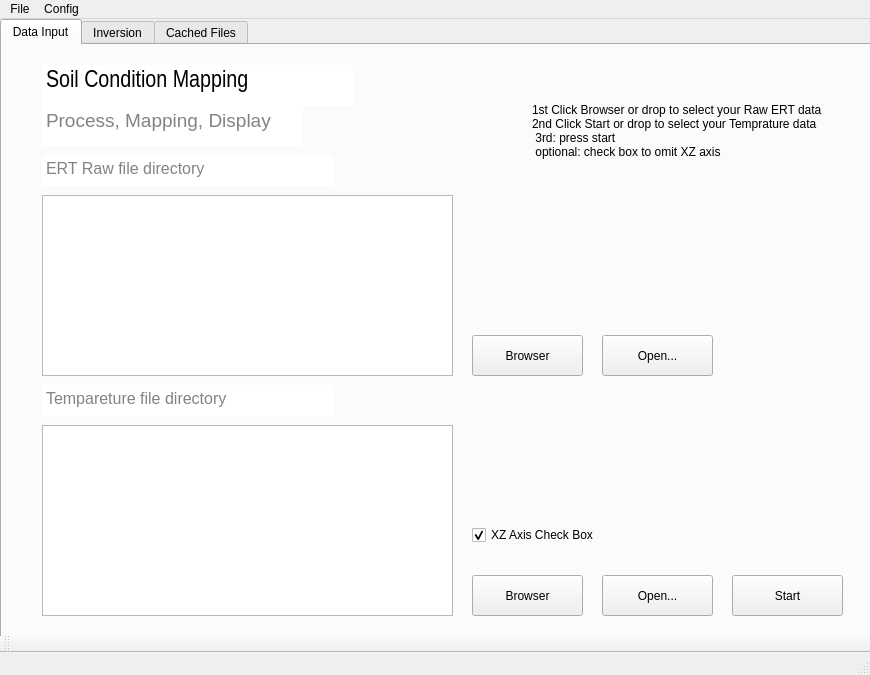
<?xml version="1.0" encoding="UTF-8"?>
<ui version="4.0">
 <class>MainWindow</class>
 <widget class="QMainWindow" name="MainWindow">
  <property name="geometry">
   <rect>
    <x>0</x>
    <y>0</y>
    <width>870</width>
    <height>675</height>
   </rect>
  </property>
  <property name="minimumSize">
   <size>
    <width>870</width>
    <height>675</height>
   </size>
  </property>
  <property name="maximumSize">
   <size>
    <width>870</width>
    <height>675</height>
   </size>
  </property>
  <property name="windowTitle">
   <string>MainWindow</string>
  </property>
  <widget class="QWidget" name="centralwidget">
   <property name="styleSheet">
    <string notr="true">QWidget#labelDropArea {
    background-color: #D3D3D3; 
    border: 2px dashed white; 
}
</string>
   </property>
   <widget class="QTabWidget" name="tabWidget">
    <property name="geometry">
     <rect>
      <x>0</x>
      <y>0</y>
      <width>881</width>
      <height>661</height>
     </rect>
    </property>
    <property name="locale">
     <locale language="English" country="Australia"/>
    </property>
    <property name="currentIndex">
     <number>0</number>
    </property>
    <widget class="QWidget" name="DataInputTab">
     <property name="locale">
      <locale language="English" country="Australia"/>
     </property>
     <attribute name="title">
      <string>Data Input</string>
     </attribute>
     <widget class="QTextEdit" name="textEditProcessedTxtPreview">
      <property name="geometry">
       <rect>
        <x>40</x>
        <y>150</y>
        <width>411</width>
        <height>181</height>
       </rect>
      </property>
     </widget>
     <widget class="QTextEdit" name="textEdit_4">
      <property name="geometry">
       <rect>
        <x>40</x>
        <y>110</y>
        <width>291</width>
        <height>31</height>
       </rect>
      </property>
      <property name="styleSheet">
       <string notr="true">QTextEdit {
    border: none;
}</string>
      </property>
      <property name="html">
       <string>&lt;!DOCTYPE HTML PUBLIC &quot;-//W3C//DTD HTML 4.0//EN&quot; &quot;http://www.w3.org/TR/REC-html40/strict.dtd&quot;&gt;
&lt;html&gt;&lt;head&gt;&lt;meta name=&quot;qrichtext&quot; content=&quot;1&quot; /&gt;&lt;meta charset=&quot;utf-8&quot; /&gt;&lt;style type=&quot;text/css&quot;&gt;
p, li { white-space: pre-wrap; }
hr { height: 1px; border-width: 0; }
li.unchecked::marker { content: &quot;\2610&quot;; }
li.checked::marker { content: &quot;\2612&quot;; }
&lt;/style&gt;&lt;/head&gt;&lt;body style=&quot; font-family:'Segoe UI'; font-size:9pt; font-weight:400; font-style:normal;&quot;&gt;
&lt;p style=&quot; margin-top:0px; margin-bottom:0px; margin-left:0px; margin-right:0px; -qt-block-indent:0; text-indent:0px;&quot;&gt;&lt;span style=&quot; font-family:'Consolas'; font-size:12pt; color:#838383;&quot;&gt;ERT Raw file directory&lt;/span&gt;&lt;/p&gt;&lt;/body&gt;&lt;/html&gt;</string>
      </property>
     </widget>
     <widget class="QPushButton" name="pushButtonStartDataProcessing">
      <property name="geometry">
       <rect>
        <x>730</x>
        <y>530</y>
        <width>111</width>
        <height>41</height>
       </rect>
      </property>
      <property name="text">
       <string>Start</string>
      </property>
     </widget>
     <widget class="QTextEdit" name="textEdit">
      <property name="geometry">
       <rect>
        <x>40</x>
        <y>20</y>
        <width>311</width>
        <height>41</height>
       </rect>
      </property>
      <property name="font">
       <font>
        <family>Arial Narrow</family>
        <pointsize>14</pointsize>
        <bold>true</bold>
       </font>
      </property>
      <property name="styleSheet">
       <string notr="true">QTextEdit {
    border: none;
}</string>
      </property>
      <property name="html">
       <string>&lt;!DOCTYPE HTML PUBLIC &quot;-//W3C//DTD HTML 4.0//EN&quot; &quot;http://www.w3.org/TR/REC-html40/strict.dtd&quot;&gt;
&lt;html&gt;&lt;head&gt;&lt;meta name=&quot;qrichtext&quot; content=&quot;1&quot; /&gt;&lt;meta charset=&quot;utf-8&quot; /&gt;&lt;style type=&quot;text/css&quot;&gt;
p, li { white-space: pre-wrap; }
hr { height: 1px; border-width: 0; }
li.unchecked::marker { content: &quot;\2610&quot;; }
li.checked::marker { content: &quot;\2612&quot;; }
&lt;/style&gt;&lt;/head&gt;&lt;body style=&quot; font-family:'Arial Narrow'; font-size:14pt; font-weight:700; font-style:normal;&quot;&gt;
&lt;p style=&quot; margin-top:0px; margin-bottom:0px; margin-left:0px; margin-right:0px; -qt-block-indent:0; text-indent:0px;&quot;&gt;&lt;span style=&quot; font-family:'Consolas'; font-size:18pt; font-weight:400;&quot;&gt;Soil Condition Mapping&lt;/span&gt;&lt;/p&gt;&lt;/body&gt;&lt;/html&gt;</string>
      </property>
     </widget>
     <widget class="QTextEdit" name="textEdit_2">
      <property name="geometry">
       <rect>
        <x>40</x>
        <y>60</y>
        <width>261</width>
        <height>41</height>
       </rect>
      </property>
      <property name="styleSheet">
       <string notr="true">QTextEdit {
    border: none;
}</string>
      </property>
      <property name="html">
       <string>&lt;!DOCTYPE HTML PUBLIC &quot;-//W3C//DTD HTML 4.0//EN&quot; &quot;http://www.w3.org/TR/REC-html40/strict.dtd&quot;&gt;
&lt;html&gt;&lt;head&gt;&lt;meta name=&quot;qrichtext&quot; content=&quot;1&quot; /&gt;&lt;meta charset=&quot;utf-8&quot; /&gt;&lt;style type=&quot;text/css&quot;&gt;
p, li { white-space: pre-wrap; }
hr { height: 1px; border-width: 0; }
li.unchecked::marker { content: &quot;\2610&quot;; }
li.checked::marker { content: &quot;\2612&quot;; }
&lt;/style&gt;&lt;/head&gt;&lt;body style=&quot; font-family:'Segoe UI'; font-size:9pt; font-weight:400; font-style:normal;&quot;&gt;
&lt;p style=&quot; margin-top:0px; margin-bottom:0px; margin-left:0px; margin-right:0px; -qt-block-indent:0; text-indent:0px;&quot;&gt;&lt;span style=&quot; font-family:'Consolas'; font-size:14pt; color:#838383;&quot;&gt;Process, Mapping, Display&lt;/span&gt;&lt;/p&gt;&lt;/body&gt;&lt;/html&gt;</string>
      </property>
     </widget>
     <widget class="QPushButton" name="pushButtonBrowserFiles">
      <property name="geometry">
       <rect>
        <x>470</x>
        <y>290</y>
        <width>111</width>
        <height>41</height>
       </rect>
      </property>
      <property name="text">
       <string>Browser</string>
      </property>
     </widget>
     <widget class="QCheckBox" name="XZcheckBox">
      <property name="geometry">
       <rect>
        <x>470</x>
        <y>480</y>
        <width>131</width>
        <height>20</height>
       </rect>
      </property>
      <property name="tabletTracking">
       <bool>false</bool>
      </property>
      <property name="text">
       <string>XZ Axis Check Box</string>
      </property>
      <property name="checked">
       <bool>true</bool>
      </property>
     </widget>
     <widget class="QTextEdit" name="textEditProcessedTempPreview">
      <property name="geometry">
       <rect>
        <x>40</x>
        <y>380</y>
        <width>411</width>
        <height>191</height>
       </rect>
      </property>
     </widget>
     <widget class="QLabel" name="label_13">
      <property name="geometry">
       <rect>
        <x>530</x>
        <y>50</y>
        <width>321</width>
        <height>71</height>
       </rect>
      </property>
      <property name="text">
       <string>1st Click Browser or drop to select your Raw ERT data
2nd Click Start or drop to select your Temprature data
 3rd: press start 
 optional: check box to omit XZ axis </string>
      </property>
     </widget>
     <widget class="QPushButton" name="pushButtonBrowserTempFiles">
      <property name="geometry">
       <rect>
        <x>470</x>
        <y>530</y>
        <width>111</width>
        <height>41</height>
       </rect>
      </property>
      <property name="text">
       <string>Browser</string>
      </property>
     </widget>
     <widget class="QTextEdit" name="textEdit_7">
      <property name="geometry">
       <rect>
        <x>40</x>
        <y>340</y>
        <width>291</width>
        <height>31</height>
       </rect>
      </property>
      <property name="styleSheet">
       <string notr="true">QTextEdit {
    border: none;
}</string>
      </property>
      <property name="html">
       <string>&lt;!DOCTYPE HTML PUBLIC &quot;-//W3C//DTD HTML 4.0//EN&quot; &quot;http://www.w3.org/TR/REC-html40/strict.dtd&quot;&gt;
&lt;html&gt;&lt;head&gt;&lt;meta name=&quot;qrichtext&quot; content=&quot;1&quot; /&gt;&lt;meta charset=&quot;utf-8&quot; /&gt;&lt;style type=&quot;text/css&quot;&gt;
p, li { white-space: pre-wrap; }
hr { height: 1px; border-width: 0; }
li.unchecked::marker { content: &quot;\2610&quot;; }
li.checked::marker { content: &quot;\2612&quot;; }
&lt;/style&gt;&lt;/head&gt;&lt;body style=&quot; font-family:'Segoe UI'; font-size:9pt; font-weight:400; font-style:normal;&quot;&gt;
&lt;p style=&quot; margin-top:0px; margin-bottom:0px; margin-left:0px; margin-right:0px; -qt-block-indent:0; text-indent:0px;&quot;&gt;&lt;span style=&quot; font-family:'Consolas'; font-size:12pt; color:#838383;&quot;&gt;Tempareture file directory&lt;/span&gt;&lt;/p&gt;&lt;/body&gt;&lt;/html&gt;</string>
      </property>
     </widget>
     <widget class="QPushButton" name="pushButtonOpenTx0Dir">
      <property name="geometry">
       <rect>
        <x>600</x>
        <y>290</y>
        <width>111</width>
        <height>41</height>
       </rect>
      </property>
      <property name="text">
       <string>Open...</string>
      </property>
     </widget>
     <widget class="QPushButton" name="pushButtonTempDir">
      <property name="geometry">
       <rect>
        <x>600</x>
        <y>530</y>
        <width>111</width>
        <height>41</height>
       </rect>
      </property>
      <property name="text">
       <string>Open...</string>
      </property>
     </widget>
    </widget>
    <widget class="QWidget" name="Inversion">
     <attribute name="title">
      <string>Inversion</string>
     </attribute>
     <widget class="QStackedWidget" name="stackedWidget">
      <property name="geometry">
       <rect>
        <x>0</x>
        <y>0</y>
        <width>851</width>
        <height>601</height>
       </rect>
      </property>
      <property name="currentIndex">
       <number>1</number>
      </property>
      <widget class="QWidget" name="page_2">
       <widget class="QTextEdit" name="textEdit_9">
        <property name="geometry">
         <rect>
          <x>10</x>
          <y>20</y>
          <width>161</width>
          <height>31</height>
         </rect>
        </property>
        <property name="styleSheet">
         <string notr="true">QTextEdit {
    border: none;
}</string>
        </property>
        <property name="html">
         <string>&lt;!DOCTYPE HTML PUBLIC &quot;-//W3C//DTD HTML 4.0//EN&quot; &quot;http://www.w3.org/TR/REC-html40/strict.dtd&quot;&gt;
&lt;html&gt;&lt;head&gt;&lt;meta name=&quot;qrichtext&quot; content=&quot;1&quot; /&gt;&lt;meta charset=&quot;utf-8&quot; /&gt;&lt;style type=&quot;text/css&quot;&gt;
p, li { white-space: pre-wrap; }
hr { height: 1px; border-width: 0; }
li.unchecked::marker { content: &quot;\2610&quot;; }
li.checked::marker { content: &quot;\2612&quot;; }
&lt;/style&gt;&lt;/head&gt;&lt;body style=&quot; font-family:'Segoe UI'; font-size:9pt; font-weight:400; font-style:normal;&quot;&gt;
&lt;p style=&quot; margin-top:0px; margin-bottom:0px; margin-left:0px; margin-right:0px; -qt-block-indent:0; text-indent:0px;&quot;&gt;&lt;span style=&quot; font-family:'Consolas'; font-size:12pt; color:#838383;&quot;&gt;Inversion Output&lt;/span&gt;&lt;/p&gt;&lt;/body&gt;&lt;/html&gt;</string>
        </property>
       </widget>
       <widget class="QGraphicsView" name="graphicsViewApparent">
        <property name="geometry">
         <rect>
          <x>100</x>
          <y>90</y>
          <width>651</width>
          <height>201</height>
         </rect>
        </property>
       </widget>
       <widget class="QGraphicsView" name="graphicsViewDepth">
        <property name="geometry">
         <rect>
          <x>100</x>
          <y>350</y>
          <width>651</width>
          <height>201</height>
         </rect>
        </property>
       </widget>
       <widget class="QToolButton" name="toolButton">
        <property name="geometry">
         <rect>
          <x>770</x>
          <y>560</y>
          <width>81</width>
          <height>22</height>
         </rect>
        </property>
        <property name="text">
         <string>Save To</string>
        </property>
       </widget>
       <widget class="QLabel" name="label_9">
        <property name="geometry">
         <rect>
          <x>360</x>
          <y>60</y>
          <width>111</width>
          <height>21</height>
         </rect>
        </property>
        <property name="text">
         <string>Apparent Resistivity</string>
        </property>
       </widget>
       <widget class="QLabel" name="label_10">
        <property name="geometry">
         <rect>
          <x>370</x>
          <y>320</y>
          <width>111</width>
          <height>21</height>
         </rect>
        </property>
        <property name="text">
         <string>Resistivity in Depth</string>
        </property>
       </widget>
      </widget>
      <widget class="QWidget" name="page_1">
       <widget class="QWidget" name="formLayoutWidget">
        <property name="geometry">
         <rect>
          <x>20</x>
          <y>90</y>
          <width>160</width>
          <height>31</height>
         </rect>
        </property>
        <layout class="QFormLayout" name="formLayoutXstart">
         <item row="0" column="0">
          <widget class="QLabel" name="startXLabel">
           <property name="text">
            <string>Start X</string>
           </property>
          </widget>
         </item>
         <item row="0" column="1">
          <widget class="QLineEdit" name="startXLineEdit">
           <property name="text">
            <string/>
           </property>
          </widget>
         </item>
        </layout>
       </widget>
       <widget class="QWidget" name="formLayoutWidget_2">
        <property name="geometry">
         <rect>
          <x>210</x>
          <y>90</y>
          <width>160</width>
          <height>31</height>
         </rect>
        </property>
        <layout class="QFormLayout" name="formLayoutZstart">
         <item row="0" column="0">
          <widget class="QLabel" name="startZLabel">
           <property name="text">
            <string>Start Z</string>
           </property>
          </widget>
         </item>
         <item row="0" column="1">
          <widget class="QLineEdit" name="startZLineEdit"/>
         </item>
        </layout>
       </widget>
       <widget class="QWidget" name="formLayoutWidget_3">
        <property name="geometry">
         <rect>
          <x>20</x>
          <y>130</y>
          <width>160</width>
          <height>31</height>
         </rect>
        </property>
        <layout class="QFormLayout" name="formLayoutXend">
         <item row="0" column="0">
          <widget class="QLabel" name="endXLabel">
           <property name="text">
            <string>End X</string>
           </property>
          </widget>
         </item>
         <item row="0" column="1">
          <widget class="QLineEdit" name="endXLineEdit"/>
         </item>
        </layout>
       </widget>
       <widget class="QWidget" name="formLayoutWidget_4">
        <property name="geometry">
         <rect>
          <x>210</x>
          <y>130</y>
          <width>160</width>
          <height>31</height>
         </rect>
        </property>
        <layout class="QFormLayout" name="formLayoutZend">
         <item row="0" column="0">
          <widget class="QLabel" name="endZLabel">
           <property name="text">
            <string>End Z</string>
           </property>
          </widget>
         </item>
         <item row="0" column="1">
          <widget class="QLineEdit" name="endZLineEdit"/>
         </item>
        </layout>
       </widget>
       <widget class="QWidget" name="formLayoutWidget_5">
        <property name="geometry">
         <rect>
          <x>410</x>
          <y>89</y>
          <width>160</width>
          <height>71</height>
         </rect>
        </property>
        <layout class="QFormLayout" name="formLayoutQuality">
         <item row="0" column="1">
          <widget class="QSlider" name="horizontalSlider">
           <property name="orientation">
            <enum>Qt::Orientation::Horizontal</enum>
           </property>
          </widget>
         </item>
         <item row="1" column="0">
          <widget class="QLabel" name="qualityLabel">
           <property name="text">
            <string>Quality</string>
           </property>
          </widget>
         </item>
         <item row="1" column="1">
          <widget class="QLineEdit" name="qualityLineEdit"/>
         </item>
        </layout>
       </widget>
       <widget class="QWidget" name="formLayoutWidget_6">
        <property name="geometry">
         <rect>
          <x>600</x>
          <y>110</y>
          <width>160</width>
          <height>31</height>
         </rect>
        </property>
        <layout class="QFormLayout" name="formLayoutArea">
         <property name="horizontalSpacing">
          <number>0</number>
         </property>
         <item row="0" column="0">
          <widget class="QLabel" name="areaLabel">
           <property name="text">
            <string>Area</string>
           </property>
          </widget>
         </item>
         <item row="0" column="1">
          <widget class="QLineEdit" name="areaLineEdit"/>
         </item>
        </layout>
       </widget>
       <widget class="QTextEdit" name="textEdit_5">
        <property name="geometry">
         <rect>
          <x>20</x>
          <y>30</y>
          <width>261</width>
          <height>31</height>
         </rect>
        </property>
        <property name="styleSheet">
         <string notr="true">QTextEdit {
    border: none;
}</string>
        </property>
        <property name="html">
         <string>&lt;!DOCTYPE HTML PUBLIC &quot;-//W3C//DTD HTML 4.0//EN&quot; &quot;http://www.w3.org/TR/REC-html40/strict.dtd&quot;&gt;
&lt;html&gt;&lt;head&gt;&lt;meta name=&quot;qrichtext&quot; content=&quot;1&quot; /&gt;&lt;meta charset=&quot;utf-8&quot; /&gt;&lt;style type=&quot;text/css&quot;&gt;
p, li { white-space: pre-wrap; }
hr { height: 1px; border-width: 0; }
li.unchecked::marker { content: &quot;\2610&quot;; }
li.checked::marker { content: &quot;\2612&quot;; }
&lt;/style&gt;&lt;/head&gt;&lt;body style=&quot; font-family:'Segoe UI'; font-size:9pt; font-weight:400; font-style:normal;&quot;&gt;
&lt;p style=&quot; margin-top:0px; margin-bottom:0px; margin-left:0px; margin-right:0px; -qt-block-indent:0; text-indent:0px;&quot;&gt;&lt;span style=&quot; font-family:'Consolas'; font-size:12pt; color:#838383;&quot;&gt;Mesh and Geometry Settings&lt;/span&gt;&lt;/p&gt;&lt;/body&gt;&lt;/html&gt;</string>
        </property>
       </widget>
       <widget class="QTextEdit" name="textEdit_6">
        <property name="geometry">
         <rect>
          <x>20</x>
          <y>310</y>
          <width>351</width>
          <height>31</height>
         </rect>
        </property>
        <property name="styleSheet">
         <string notr="true">QTextEdit {
    border: none;
}</string>
        </property>
        <property name="html">
         <string>&lt;!DOCTYPE HTML PUBLIC &quot;-//W3C//DTD HTML 4.0//EN&quot; &quot;http://www.w3.org/TR/REC-html40/strict.dtd&quot;&gt;
&lt;html&gt;&lt;head&gt;&lt;meta name=&quot;qrichtext&quot; content=&quot;1&quot; /&gt;&lt;meta charset=&quot;utf-8&quot; /&gt;&lt;style type=&quot;text/css&quot;&gt;
p, li { white-space: pre-wrap; }
hr { height: 1px; border-width: 0; }
li.unchecked::marker { content: &quot;\2610&quot;; }
li.checked::marker { content: &quot;\2612&quot;; }
&lt;/style&gt;&lt;/head&gt;&lt;body style=&quot; font-family:'Segoe UI'; font-size:9pt; font-weight:400; font-style:normal;&quot;&gt;
&lt;p style=&quot; margin-top:0px; margin-bottom:0px; margin-left:0px; margin-right:0px; -qt-block-indent:0; text-indent:0px;&quot;&gt;&lt;span style=&quot; font-family:'Consolas'; font-size:12pt; color:#838383;&quot;&gt;Inversion Parameters Settings&lt;/span&gt;&lt;/p&gt;&lt;/body&gt;&lt;/html&gt;</string>
        </property>
       </widget>
       <widget class="QWidget" name="formLayoutWidget_7">
        <property name="geometry">
         <rect>
          <x>20</x>
          <y>370</y>
          <width>160</width>
          <height>31</height>
         </rect>
        </property>
        <layout class="QFormLayout" name="LambdaLayout">
         <item row="0" column="0">
          <widget class="QLabel" name="LambdaLabel">
           <property name="text">
            <string>Lambda</string>
           </property>
          </widget>
         </item>
         <item row="0" column="1">
          <widget class="QLineEdit" name="LambdaLineEdit">
           <property name="text">
            <string/>
           </property>
          </widget>
         </item>
        </layout>
       </widget>
       <widget class="QWidget" name="formLayoutWidget_8">
        <property name="geometry">
         <rect>
          <x>210</x>
          <y>370</y>
          <width>160</width>
          <height>31</height>
         </rect>
        </property>
        <layout class="QFormLayout" name="LambdaLayoutIteration">
         <item row="0" column="0">
          <widget class="QLabel" name="IterationLabel">
           <property name="text">
            <string>Max Iterations</string>
           </property>
          </widget>
         </item>
         <item row="0" column="1">
          <widget class="QLineEdit" name="IterationLineEdit">
           <property name="text">
            <string/>
           </property>
          </widget>
         </item>
        </layout>
       </widget>
       <widget class="QWidget" name="formLayoutWidget_17">
        <property name="geometry">
         <rect>
          <x>400</x>
          <y>370</y>
          <width>160</width>
          <height>31</height>
         </rect>
        </property>
        <layout class="QFormLayout" name="LambdaLayoutdPhi">
         <item row="0" column="0">
          <widget class="QLabel" name="dPhiLabel">
           <property name="text">
            <string>dPhi</string>
           </property>
          </widget>
         </item>
         <item row="0" column="1">
          <widget class="QLineEdit" name="dPhiLineEdit">
           <property name="text">
            <string/>
           </property>
          </widget>
         </item>
        </layout>
       </widget>
       <widget class="QWidget" name="formLayoutWidget_18">
        <property name="geometry">
         <rect>
          <x>600</x>
          <y>370</y>
          <width>160</width>
          <height>31</height>
         </rect>
        </property>
        <layout class="QFormLayout" name="LambdaLayoutIteration_4">
         <item row="0" column="1">
          <widget class="QCheckBox" name="checkBox">
           <property name="text">
            <string>Robust Data</string>
           </property>
          </widget>
         </item>
        </layout>
       </widget>
       <widget class="QDialogButtonBox" name="buttonBoxResetConfirmSave">
        <property name="geometry">
         <rect>
          <x>580</x>
          <y>550</y>
          <width>241</width>
          <height>24</height>
         </rect>
        </property>
        <property name="standardButtons">
         <set>QDialogButtonBox::StandardButton::Ok|QDialogButtonBox::StandardButton::Reset|QDialogButtonBox::StandardButton::Save</set>
        </property>
       </widget>
       <widget class="QLabel" name="label_2">
        <property name="geometry">
         <rect>
          <x>20</x>
          <y>430</y>
          <width>741</width>
          <height>21</height>
         </rect>
        </property>
        <property name="text">
         <string>Lambda: Controls the balance between data fitting and model smoothness.</string>
        </property>
       </widget>
       <widget class="QLabel" name="label_3">
        <property name="geometry">
         <rect>
          <x>20</x>
          <y>450</y>
          <width>741</width>
          <height>21</height>
         </rect>
        </property>
        <property name="text">
         <string>Max Iterations: Sets the maximum number of iterations for the inversion process.</string>
        </property>
       </widget>
       <widget class="QLabel" name="label_4">
        <property name="geometry">
         <rect>
          <x>20</x>
          <y>470</y>
          <width>741</width>
          <height>21</height>
         </rect>
        </property>
        <property name="text">
         <string>dPhi: Determines the acceptable reduction in data misfit during inversion.</string>
        </property>
       </widget>
       <widget class="QLabel" name="label_5">
        <property name="geometry">
         <rect>
          <x>20</x>
          <y>490</y>
          <width>741</width>
          <height>21</height>
         </rect>
        </property>
        <property name="text">
         <string>Robust Data: Enable to reduce the impact of outliers in the data.</string>
        </property>
       </widget>
       <widget class="QLabel" name="label_6">
        <property name="geometry">
         <rect>
          <x>20</x>
          <y>180</y>
          <width>741</width>
          <height>21</height>
         </rect>
        </property>
        <property name="text">
         <string>Start/ End (X/Z Coordinates): Defines the starting X and Z coordinates for the survey area boundary.</string>
        </property>
       </widget>
       <widget class="QLabel" name="label_7">
        <property name="geometry">
         <rect>
          <x>20</x>
          <y>200</y>
          <width>741</width>
          <height>21</height>
         </rect>
        </property>
        <property name="text">
         <string>Quality: Sets the mesh quality, influencing the smoothness and resolution of the model.</string>
        </property>
       </widget>
       <widget class="QLabel" name="label_8">
        <property name="geometry">
         <rect>
          <x>20</x>
          <y>220</y>
          <width>741</width>
          <height>21</height>
         </rect>
        </property>
        <property name="text">
         <string>Area: Determines the maximum cell size in the mesh, affecting the level of detail in the model.</string>
        </property>
       </widget>
      </widget>
     </widget>
    </widget>
    <widget class="QWidget" name="tab_4">
     <attribute name="title">
      <string>Cached Files</string>
     </attribute>
     <widget class="QTextEdit" name="textEdit_10">
      <property name="geometry">
       <rect>
        <x>20</x>
        <y>10</y>
        <width>161</width>
        <height>31</height>
       </rect>
      </property>
      <property name="styleSheet">
       <string notr="true">QTextEdit {
    border: none;
}</string>
      </property>
      <property name="html">
       <string>&lt;!DOCTYPE HTML PUBLIC &quot;-//W3C//DTD HTML 4.0//EN&quot; &quot;http://www.w3.org/TR/REC-html40/strict.dtd&quot;&gt;
&lt;html&gt;&lt;head&gt;&lt;meta name=&quot;qrichtext&quot; content=&quot;1&quot; /&gt;&lt;meta charset=&quot;utf-8&quot; /&gt;&lt;style type=&quot;text/css&quot;&gt;
p, li { white-space: pre-wrap; }
hr { height: 1px; border-width: 0; }
li.unchecked::marker { content: &quot;\2610&quot;; }
li.checked::marker { content: &quot;\2612&quot;; }
&lt;/style&gt;&lt;/head&gt;&lt;body style=&quot; font-family:'Segoe UI'; font-size:9pt; font-weight:400; font-style:normal;&quot;&gt;
&lt;p style=&quot; margin-top:0px; margin-bottom:0px; margin-left:0px; margin-right:0px; -qt-block-indent:0; text-indent:0px;&quot;&gt;&lt;span style=&quot; font-family:'Consolas'; font-size:12pt; color:#838383;&quot;&gt;Temporary files&lt;/span&gt;&lt;/p&gt;&lt;/body&gt;&lt;/html&gt;</string>
      </property>
     </widget>
     <widget class="QListWidget" name="listWidgetTxt">
      <property name="geometry">
       <rect>
        <x>20</x>
        <y>80</y>
        <width>261</width>
        <height>221</height>
       </rect>
      </property>
     </widget>
     <widget class="QListWidget" name="listWidgetImg">
      <property name="geometry">
       <rect>
        <x>430</x>
        <y>80</y>
        <width>261</width>
        <height>481</height>
       </rect>
      </property>
     </widget>
     <widget class="QPushButton" name="pushButtonTxt">
      <property name="geometry">
       <rect>
        <x>300</x>
        <y>80</y>
        <width>91</width>
        <height>24</height>
       </rect>
      </property>
      <property name="text">
       <string>Delete selected</string>
      </property>
     </widget>
     <widget class="QPushButton" name="pushButtonImg">
      <property name="geometry">
       <rect>
        <x>710</x>
        <y>80</y>
        <width>91</width>
        <height>24</height>
       </rect>
      </property>
      <property name="text">
       <string>Delete selected</string>
      </property>
     </widget>
     <widget class="QLabel" name="label_11">
      <property name="geometry">
       <rect>
        <x>20</x>
        <y>50</y>
        <width>111</width>
        <height>21</height>
       </rect>
      </property>
      <property name="text">
       <string>Resistivity Files</string>
      </property>
     </widget>
     <widget class="QLabel" name="label_12">
      <property name="geometry">
       <rect>
        <x>430</x>
        <y>50</y>
        <width>111</width>
        <height>21</height>
       </rect>
      </property>
      <property name="text">
       <string>Image Files</string>
      </property>
     </widget>
     <widget class="QPushButton" name="pushButtonCache">
      <property name="geometry">
       <rect>
        <x>760</x>
        <y>550</y>
        <width>91</width>
        <height>24</height>
       </rect>
      </property>
      <property name="text">
       <string>Delete Cache</string>
      </property>
     </widget>
     <widget class="QListWidget" name="listWidgetTxt_2">
      <property name="geometry">
       <rect>
        <x>20</x>
        <y>330</y>
        <width>261</width>
        <height>221</height>
       </rect>
      </property>
     </widget>
     <widget class="QPushButton" name="pushButtonTxt_2">
      <property name="geometry">
       <rect>
        <x>300</x>
        <y>330</y>
        <width>91</width>
        <height>24</height>
       </rect>
      </property>
      <property name="text">
       <string>Delete selected</string>
      </property>
     </widget>
    </widget>
   </widget>
  </widget>
  <widget class="QMenuBar" name="menubar">
   <property name="geometry">
    <rect>
     <x>0</x>
     <y>0</y>
     <width>870</width>
     <height>22</height>
    </rect>
   </property>
   <widget class="QMenu" name="menuFile">
    <property name="title">
     <string>File</string>
    </property>
    <addaction name="actionOpen"/>
    <addaction name="actionSettings"/>
    <addaction name="separator"/>
    <addaction name="actionExit"/>
   </widget>
   <widget class="QMenu" name="menuHelp">
    <property name="title">
     <string>Config</string>
    </property>
    <addaction name="actionInstall_Dependency"/>
    <addaction name="separator"/>
    <addaction name="actionActivate_conda_environment"/>
    <addaction name="actionDeactivate_conda_environment"/>
   </widget>
   <addaction name="menuFile"/>
   <addaction name="menuHelp"/>
  </widget>
  <widget class="QStatusBar" name="statusbar"/>
  <widget class="QToolBar" name="toolBar">
   <property name="windowTitle">
    <string>toolBar</string>
   </property>
   <attribute name="toolBarArea">
    <enum>BottomToolBarArea</enum>
   </attribute>
   <attribute name="toolBarBreak">
    <bool>false</bool>
   </attribute>
  </widget>
  <action name="actionOpen">
   <property name="text">
    <string>Open...</string>
   </property>
  </action>
  <action name="actionSettings">
   <property name="text">
    <string>Settings</string>
   </property>
  </action>
  <action name="actionExit">
   <property name="text">
    <string>Exit</string>
   </property>
  </action>
  <action name="actionInstall_Dependency">
   <property name="text">
    <string>Install Dependency...</string>
   </property>
  </action>
  <action name="actionActivate_conda_environment">
   <property name="text">
    <string>Activate conda environment</string>
   </property>
  </action>
  <action name="actionDeactivate_conda_environment">
   <property name="text">
    <string>Deactivate conda environment</string>
   </property>
  </action>
 </widget>
 <resources/>
 <connections/>
</ui>
